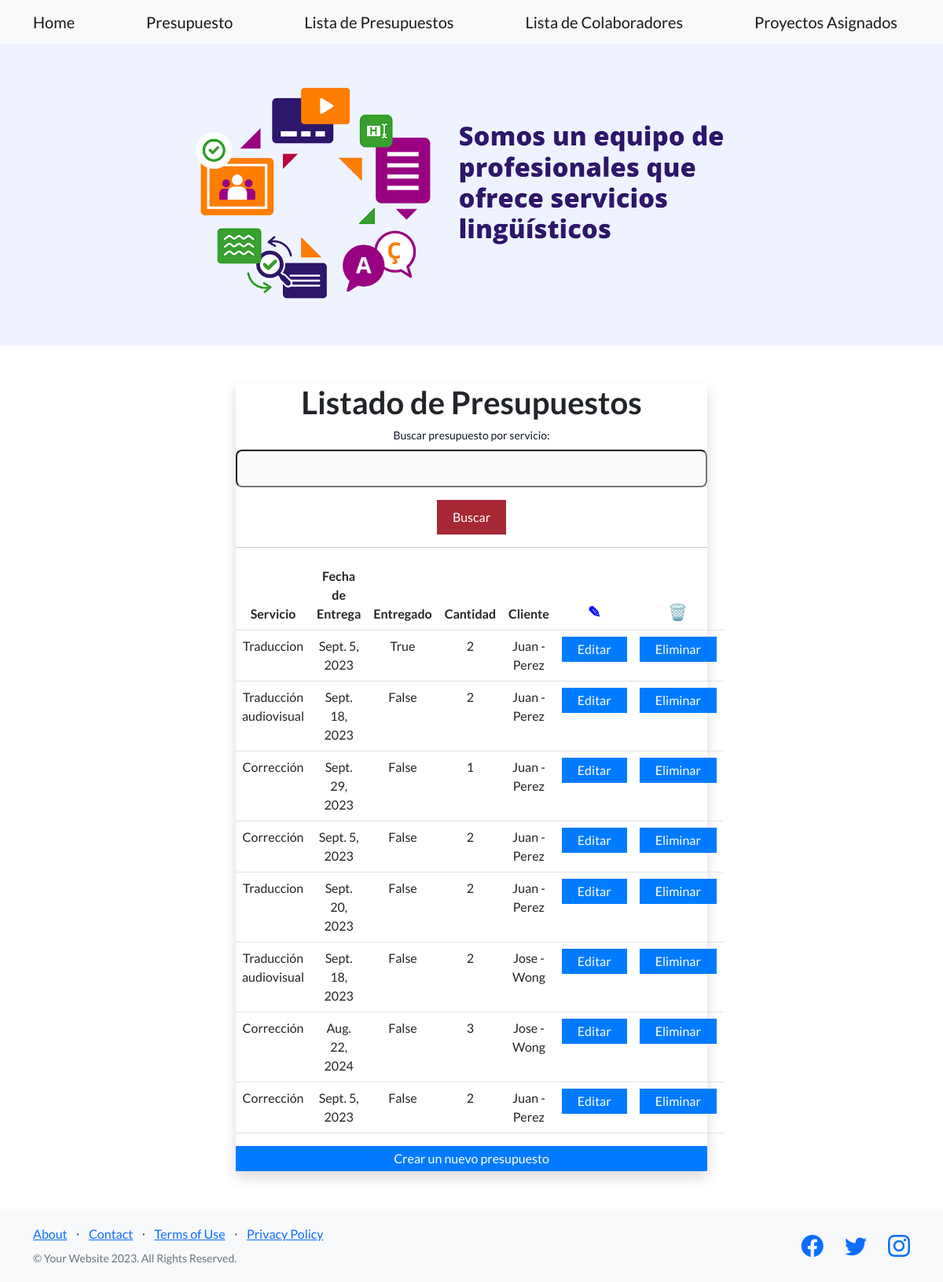
The app's page /app/presupuestos/ with its own data.
### app/models.py (models this page shows, shortened)
class Presupuesto(models.Model):
    servicio = models.CharField(max_length=40)
    fechaDeEntrega = models.DateField()
    entregado = models.BooleanField()
    cantidad = models.IntegerField()
    cliente = models.ForeignKey(Cliente, on_delete=models.CASCADE)

class Cliente(models.Model):
    nombre = models.CharField(max_length=40)
    apellido = models.CharField(max_length=40)
    email = models.EmailField()
    def __str__(self):
        return f"{self.nombre} - {self.apellido}"

### app/views.py (the view, shortened to what this page needs)
# urls.py: path("presupuestos/", listar_presupuestos, name="ListarPresupuestos"),
def listar_presupuestos(req):
    form = BusquedaPresupuestoForm()
    presupuestos = Presupuesto.objects.all()
    return render(
        req, "listar_presupuestos.html", {"presupuestos": presupuestos, "form": form}
    )

### app/forms.py
class BusquedaPresupuestoForm(forms.Form):
    consulta = forms.CharField(label="Buscar presupuesto por servicio", max_length=100)

### app/templates/listar_presupuestos.html (shortened to what this page needs)
{% extends 'home.html' %} {% block contenidoQueCambia %}
<!DOCTYPE html>
<html lang="es">
  <head>
  </head>
  <body>
    <section class="bg-gray-50 dark:bg-gray-900 py-5 flex">
      <div
        class="flex flex-col items-center justify-center px-6 py-8 mx-auto md:h-screen lg:py-0"
        style="width: 50%"
      >
        <div
          class="w-full bg-white rounded-lg shadow dark:border md:mt-0 sm:max-w-md xl:p-0 dark:bg-gray-800 dark:border-gray-700"
        >
          <div class="p-6 space-y-4 md:space-y-6 sm:p-8">
            <h1
              class="text-xl font-bold leading-tight tracking-tight text-gray-900 md:text-2xl dark:text-white text-center"
            >
              Listado de Presupuestos
            </h1>
            <form method="post" class="text-center">
              {% csrf_token %} {{ form.as_p }}
              <button type="submit">Buscar</button>
            </form>
            <hr />
            <table class="table text-center">
              <thead>
                <tr>
                  <th>Servicio</th>
                  <th>Fecha de Entrega</th>
                  <th>Entregado</th>
                  <th>Cantidad</th>
                  <th>Cliente</th>
                  <th class="editar">
                    <span class="editar-icon">&#9998;</span>
                  </th>
                  <th class="eliminar">
                    <span class="eliminar-icon">&#128465;</span>
                  </th>
                </tr>
              </thead>
              <tbody>
                {% for presupuesto in presupuestos %}
                <tr>
                  <td>{{ presupuesto.servicio }}</td>
                  <td>{{ presupuesto.fechaDeEntrega }}</td>
                  <td>{{ presupuesto.entregado }}</td>
                  <td>{{ presupuesto.cantidad }}</td>
                  <td>{{ presupuesto.cliente }}</td>
                  <td>
                    <a href="{% url 'ModificarPresupuesto' presupuesto.id %}"
                      >Editar</a
                    >
                  </td>
                  <td>
                    <a href="{% url 'EliminarPresupuesto' presupuesto.id %}"
                      >Eliminar</a
                    >
                  </td>
                </tr>
                {% endfor %}
              </tbody>
            </table>
            <a
              style="display: flex; justify-content: center"
              href="{% url 'PresupuestoFormulario' %}"
              >Crear un nuevo presupuesto</a
            >
          </div>
        </div>
      </div>
    </section>
  </body>
</html>
{% endblock contenidoQueCambia %}

### records on screen
Presupuesto: servicio "Traduccion", fechaDeEntrega "Sept. 5, 2023", entregado "True", cantidad "2", cliente "Juan - Perez"
Presupuesto: servicio "Traducción audiovisual", fechaDeEntrega "Sept. 18, 2023", entregado "False", cantidad "2", cliente "Juan - Perez"
Presupuesto: servicio "Corrección", fechaDeEntrega "Sept. 29, 2023", entregado "False", cantidad "1", cliente "Juan - Perez"
Presupuesto: servicio "Corrección", fechaDeEntrega "Sept. 5, 2023", entregado "False", cantidad "2", cliente "Juan - Perez"
Presupuesto: servicio "Traduccion", fechaDeEntrega "Sept. 20, 2023", entregado "False", cantidad "2", cliente "Juan - Perez"
Presupuesto: servicio "Traducción audiovisual", fechaDeEntrega "Sept. 18, 2023", entregado "False", cantidad "2", cliente "Jose - Wong"
Presupuesto: servicio "Corrección", fechaDeEntrega "Aug. 22, 2024", entregado "False", cantidad "3", cliente "Jose - Wong"
Presupuesto: servicio "Corrección", fechaDeEntrega "Sept. 5, 2023", entregado "False", cantidad "2", cliente "Juan - Perez"
